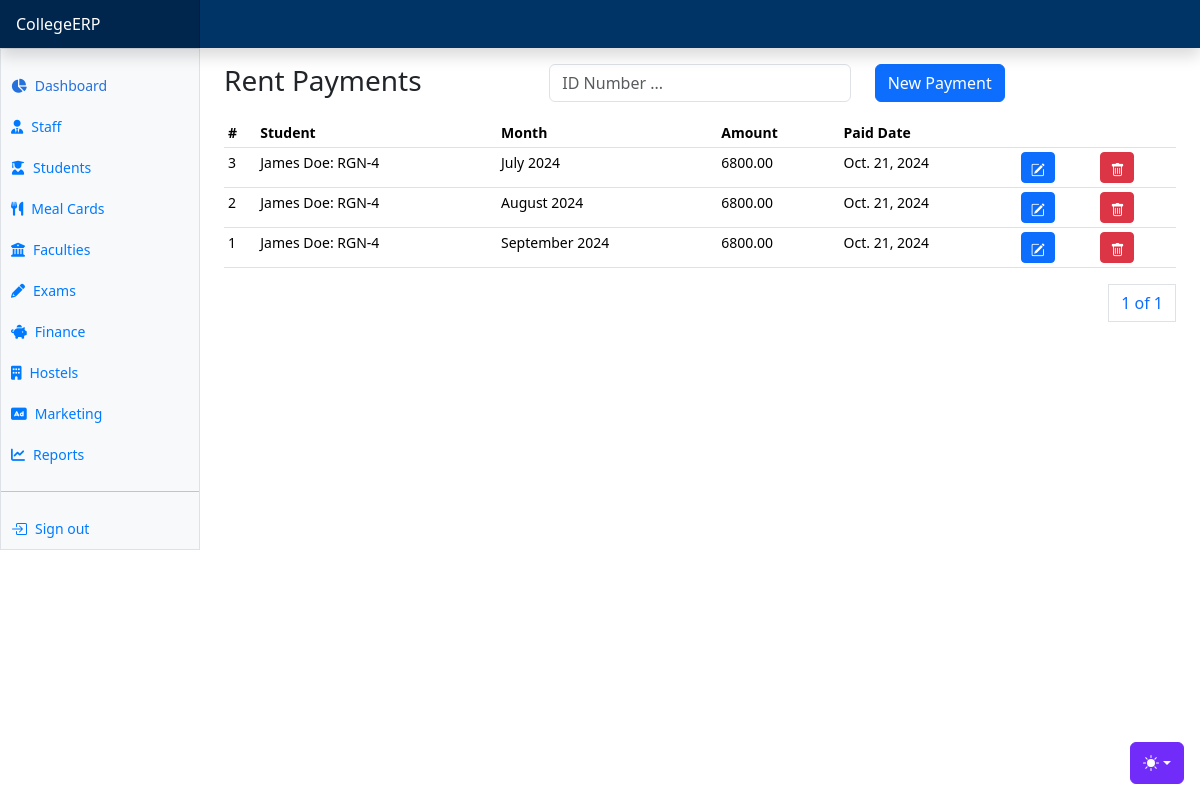
The app's page /payments/rent-payments/, older data.
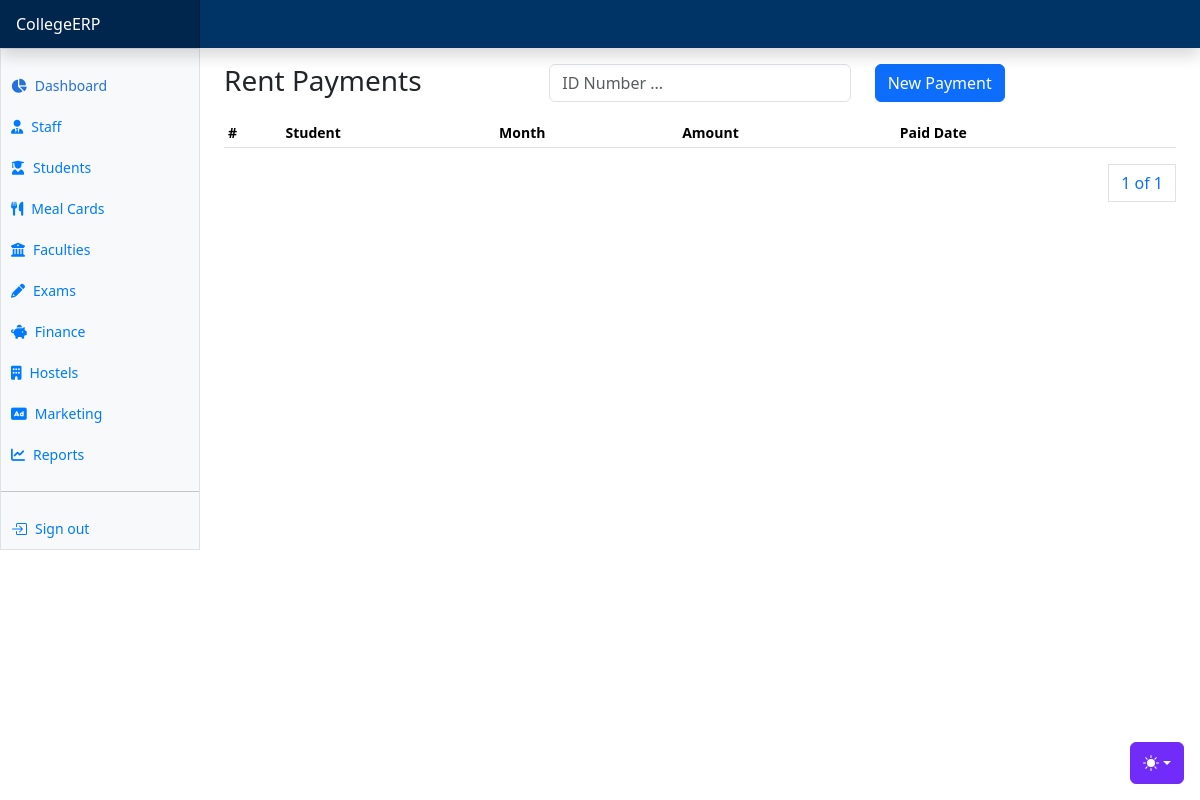
The same page, newer data.
### apps/payments/models.py (models this page shows, shortened)
class RentPayment(AbsoluteBaseModel):
    transaction_code = models.CharField(max_length=255, null=True)
    student = models.ForeignKey("students.Student", on_delete=models.CASCADE)
    amount = models.DecimalField(max_digits=10, decimal_places=2)
    month = models.CharField(max_length=255, choices=months, default=month_name)
    year = models.IntegerField(default=date_today.year)
    payment_date = models.DateField()

### apps/students/models.py (models this page shows)
class Student(AbsoluteBaseModel):
    user = models.OneToOneField("users.User", on_delete=models.CASCADE)
    registration_number = models.CharField(max_length=255)
    guardian_name = models.CharField(max_length=255, null=True)
    guardian_phone_number = models.CharField(max_length=255, null=True)
    guardian_relationship = models.CharField(max_length=255, null=True)
    guardian_email = models.EmailField(null=True)
    status = models.CharField(max_length=255, choices=STUDENT_STATUS_CHOICES)
    programme = models.ForeignKey(
        "schools.Programme", on_delete=models.SET_NULL, null=True
    )
    def __str__(self):
        return (
            f"{self.user.first_name} {self.user.last_name}: {self.registration_number}"
        )

### apps/users/models.py (models this page shows, shortened)
class User(AbstractUser, AbsoluteBaseModel):
    role = models.ForeignKey(UserRole, on_delete=models.CASCADE, null=True)
    gender = models.CharField(max_length=10, choices=GENDER_CHOICES)
    phone_number = models.CharField(max_length=255)
    address = models.CharField(max_length=255, null=True)
    postal_code = models.CharField(max_length=255, null=True)
    city = models.CharField(max_length=255, null=True)
    state = models.CharField(max_length=255, null=True)
    country = models.CharField(max_length=255, null=True)
    date_of_birth = models.DateField(null=True)

### apps/payments/views.py (the view)
# urls.py: path("rent-payments/", rent_payments, name="rent-payments"),
def rent_payments(request):
    rent_payments = RentPayment.objects.all().order_by("-created_on")
    paginator = Paginator(rent_payments, 10)
    page_number = request.GET.get("page")
    page_obj = paginator.get_page(page_number)
    context = {"page_obj": page_obj, "months": months}
    return render(request, "payments/rent/rent_payments.html", context)

### templates/payments/rent/rent_payments.html (shortened to what this page needs)
{% extends "base.html" %}
{% block content %}
<div class="row">
    <div class="col">
        <h3>Rent Payments</h3>
    </div>
    <div class="col">
      <form method="POST">
        <div class="input-group mb-3">
            <div class="col">
              <input type="text" class="form-control" name="search_text" id="search_text" placeholder="ID Number ...">
            </div>
          </div>
      </form>
    </div>
    <div class="col">
      <button class="btn btn-primary" data-bs-toggle="modal" data-bs-target="#newRentPaymentModal">New Payment</button>
    </div>
</div>
      <div class="table-responsive small">
        <table class="table table-sm">
          <thead>
            <tr>
              <th scope="col">#</th>
              <th scope="col">Student</th>
              <th scope="col">Month</th>
              <th scope="col">Amount</th>
              <th scope="col">Paid Date</th>
              <th scope="col" colspan="2"></th>
            </tr>
          </thead>
          <tbody>
            {% for rent in page_obj %}
            <tr>
              <td>{{rent.id}}</td>
              <td>{{rent.student}}</td>
              <td>{{rent.month}} {{rent.year}}</td>
              <td>{{rent.amount}}</td>
              <td>{{rent.payment_date}}</td>
              <td><a class="btn btn-primary btn-sm" data-bs-toggle="modal" data-bs-target="#editRentPaymentModal{{ rent.id }}">
                <i class="bi bi-pencil-square"></i>
              </a></td>
              <td><a class="btn btn-danger btn-sm" data-bs-toggle="modal" data-bs-target="#deleteRentPaymentModal{{ rent.id }}">
                <i class="bi bi-trash"></i>
              </a></td>
            </tr>
            {% endfor %}
          </tbody>
        </table>
        <div>
          <nav aria-label="Page navigation example">
            <ul class="pagination justify-content-end">
              <a class="page-link" href="#">{{ page_obj.number }} of {{ page_obj.paginator.num_pages }}</a>
            </ul>
          </nav>
        </div>
      </div>
{% endblock content %}

Row changes from the older to the newer data that the page shows:
removed RentPayment: id "3", student "James Doe: RGN-4", month "July", year "2024", amount "6800.00", payment_date "Oct. 21, 2024"
removed RentPayment: id "2", student "James Doe: RGN-4", month "August", year "2024", amount "6800.00", payment_date "Oct. 21, 2024"
removed RentPayment: id "1", student "James Doe: RGN-4", month "September", year "2024", amount "6800.00", payment_date "Oct. 21, 2024"
